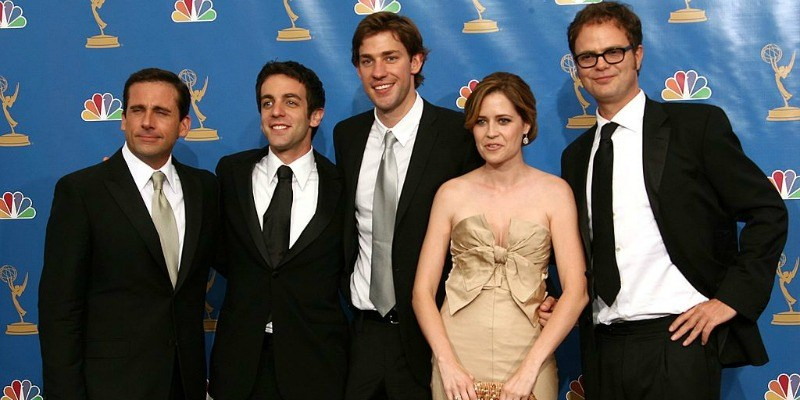
#> input picture celebs.jpg, 800 x 400 px
$ python face-recognition.py
#> lines starting #> are read from the running program, lines starting #| are printed output that depends on the picture; after the words box and inside, x2 and y2 are one past the last pixel; in counts of white or black regions, pixels touching at a corner belong together
import cv2

# Creating a cascade classifier object
face_cascade = cv2.CascadeClassifier("C:/Python36x86x64/Python36/Lib/site-packages/cv2/data/haarcascade_frontalface_default.xml")
eye_cascade = cv2.CascadeClassifier("C:/Python36x86x64/Python36/Lib/site-packages/cv2/data/haarcascade_eye.xml")

# Reading the Image
img = cv2.imread("celebs.jpg")
#> img is the input picture: shape (400, 800, 3); mean B, G, R 90, 86.9, 82.9
# img = cv2.imread("celebs_2.jpg")

# Converting the img to GrayScale
gray_img = cv2.cvtColor(img, cv2.COLOR_BGR2GRAY)
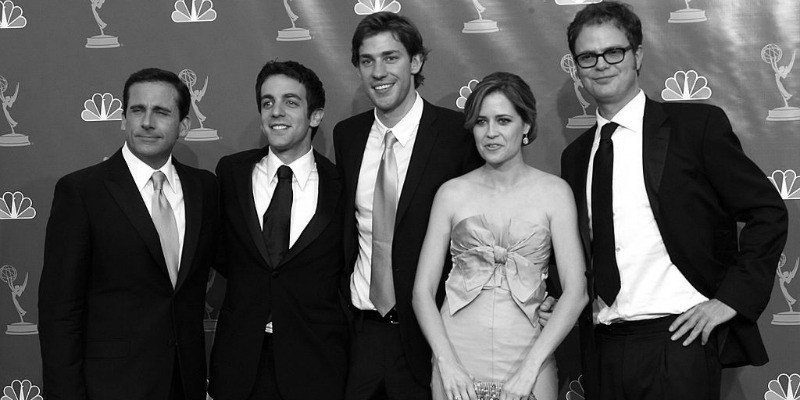
#> gray_img: shape (400, 800); min 0, max 255, mean 86.1

# Search the co-ordinates of the image
faces = face_cascade.detectMultiScale(gray_img, scaleFactor=1.35, minNeighbors=4)
#> faces = [[348, 34, 64, 64], [462, 96, 65, 65], [563, 25, 76, 76], [247, 76, 65, 65], [116, 84, 68, 68]]
for x, y, w, h in faces:
    img = cv2.rectangle(img, (x, y), (x+w, y+h), (0, 255, 0), 4)
#> this loop made 5 passes
#> pass 1, `img = cv2.rectangle(img, (x, y), (x+w, y+h), (0, 255, 0), 4)`:
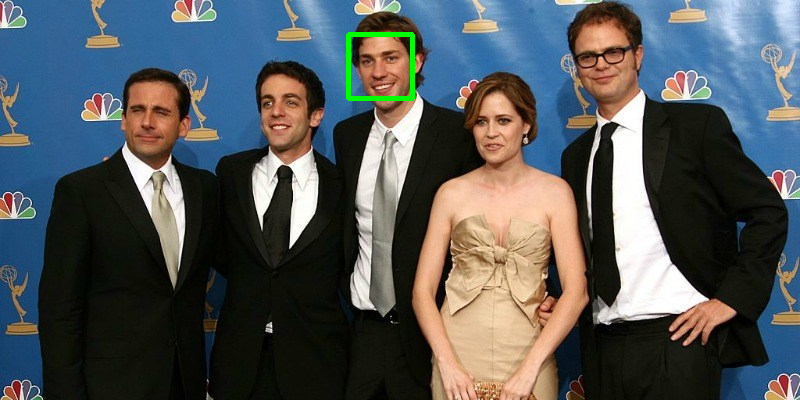
#> img: shape (400, 800, 3); 0.4% of pixels changed, all inside (x1, y1, x2, y2) = (346, 32, 415, 101)
#> pass 2, `img = cv2.rectangle(img, (x, y), (x+w, y+h), (0, 255, 0), 4)`:
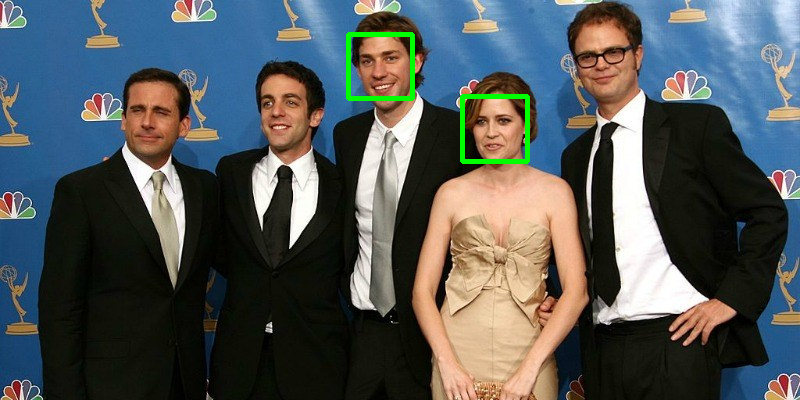
#> img: shape (400, 800, 3); 0.4% of pixels changed, all inside (x1, y1, x2, y2) = (460, 94, 530, 164)
#> pass 3, `img = cv2.rectangle(img, (x, y), (x+w, y+h), (0, 255, 0), 4)`:
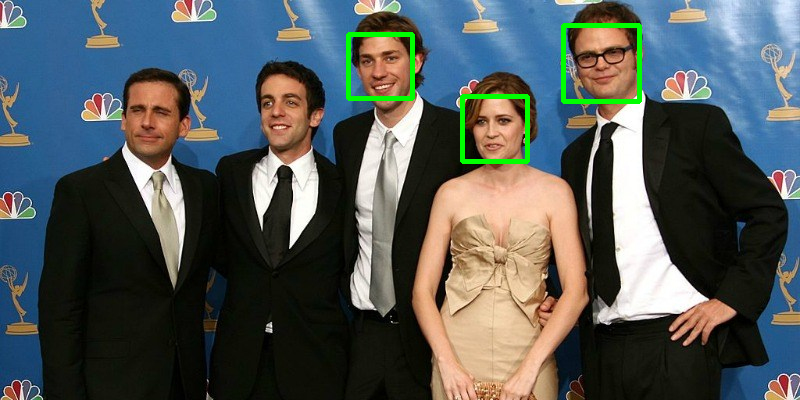
#> img: shape (400, 800, 3); 0.47% of pixels changed, all inside (x1, y1, x2, y2) = (561, 23, 642, 104)
#> after the loop:
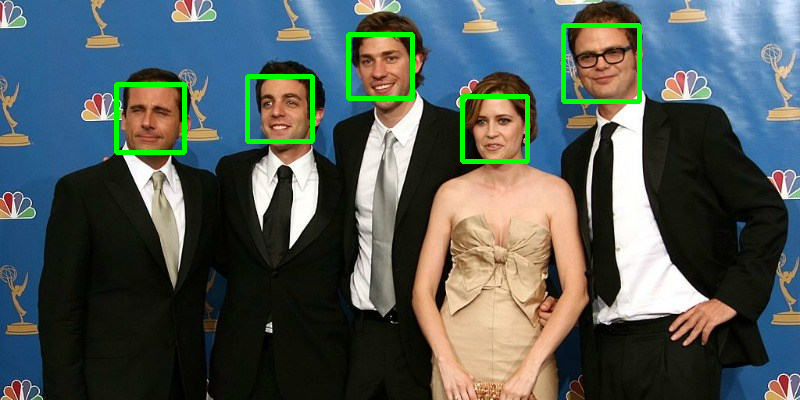
#> img: shape (400, 800, 3); 0.82% of pixels changed, all inside (x1, y1, x2, y2) = (114, 74, 315, 155)
    # [7 lines of commented-out code are left out]
print(type(img))
#| <class 'numpy.ndarray'>
cv2.imshow("Face_Recognition", img)
cv2.waitKey(0)
cv2.destroyAllWindows()

$ run again, with celebs_2.jpg copied over celebs.jpg
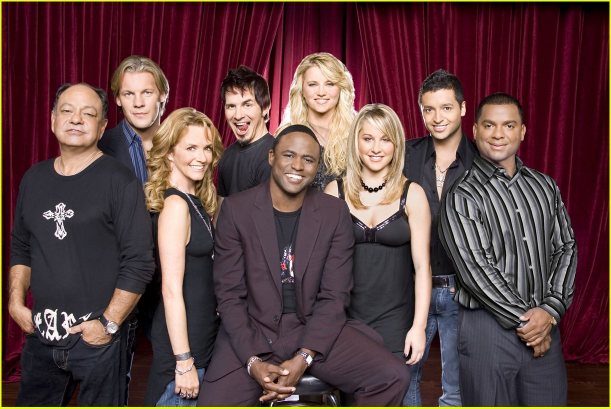
#> input picture celebs_2.jpg, 1222 x 817 px (shown at 1/2 size)
#> img is the input picture: shape (817, 1222, 3); mean B, G, R 64.9, 63.6, 91.9
#> `gray_img = cv2.cvtColor(img, cv2.COLOR_BGR2GRAY)`:
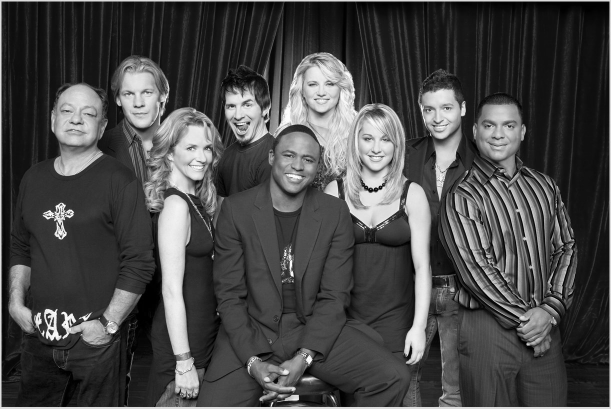
#> gray_img: shape (817, 1222) (shown at 1/2 size); min 0, max 255, mean 72.2
#> faces = [[945, 207, 108, 108], [597, 132, 93, 93], [228, 147, 100, 100], [434, 175, 91, 91], [831, 179, 97, 97], [706, 242, 96, 96], [350, 259, 96, 96], [545, 275, 98, 98], [95, 176, 120, 120]]
#> the loop `for x, y, w, h in faces:` made 9 passes
#> after the loop `for x, y, w, h in faces:`:
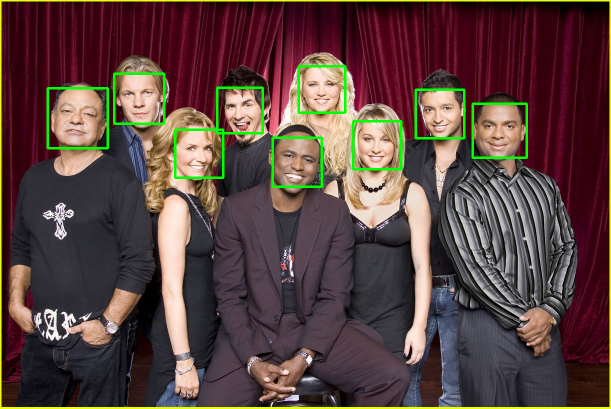
#> img: shape (817, 1222, 3) (shown at 1/2 size); mean B, G, R 63.3, 66.4, 89.5
#| <class 'numpy.ndarray'>

$ run again, with Trifecta.jpg copied over celebs.jpg
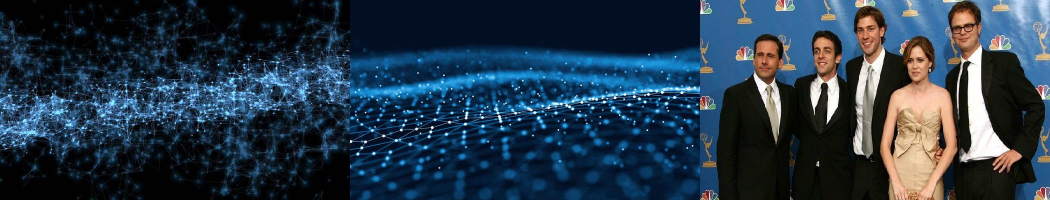
#> input picture Trifecta.jpg, 2100 x 400 px (shown at 1/2 size)
#> img is the input picture: shape (400, 2100, 3); mean B, G, R 73.2, 56.4, 37.9
#> `gray_img = cv2.cvtColor(img, cv2.COLOR_BGR2GRAY)`:
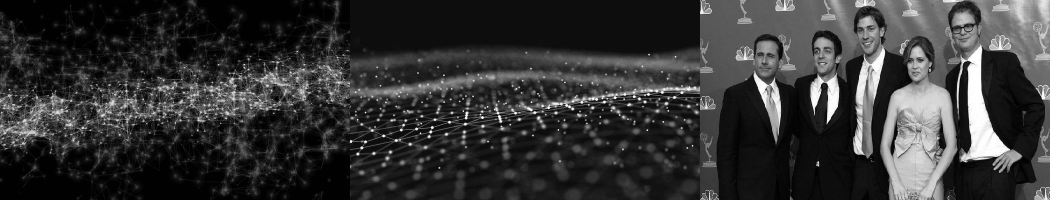
#> gray_img: shape (400, 2100) (shown at 1/2 size); min 0, max 255, mean 52.8
#> faces = [[1701, 34, 64, 64], [1614, 76, 62, 62], [1804, 99, 59, 59], [1892, 28, 70, 70], [1498, 85, 67, 67]]
#> the loop `for x, y, w, h in faces:` made 5 passes
#> after the loop `for x, y, w, h in faces:`:
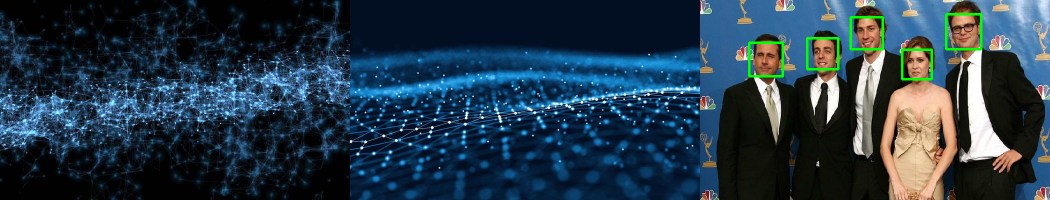
#> img: shape (400, 2100, 3) (shown at 1/2 size); mean B, G, R 72.5, 57.6, 37.2
#| <class 'numpy.ndarray'>

$ run again, with Trifecta_vertical.jpg copied over celebs.jpg
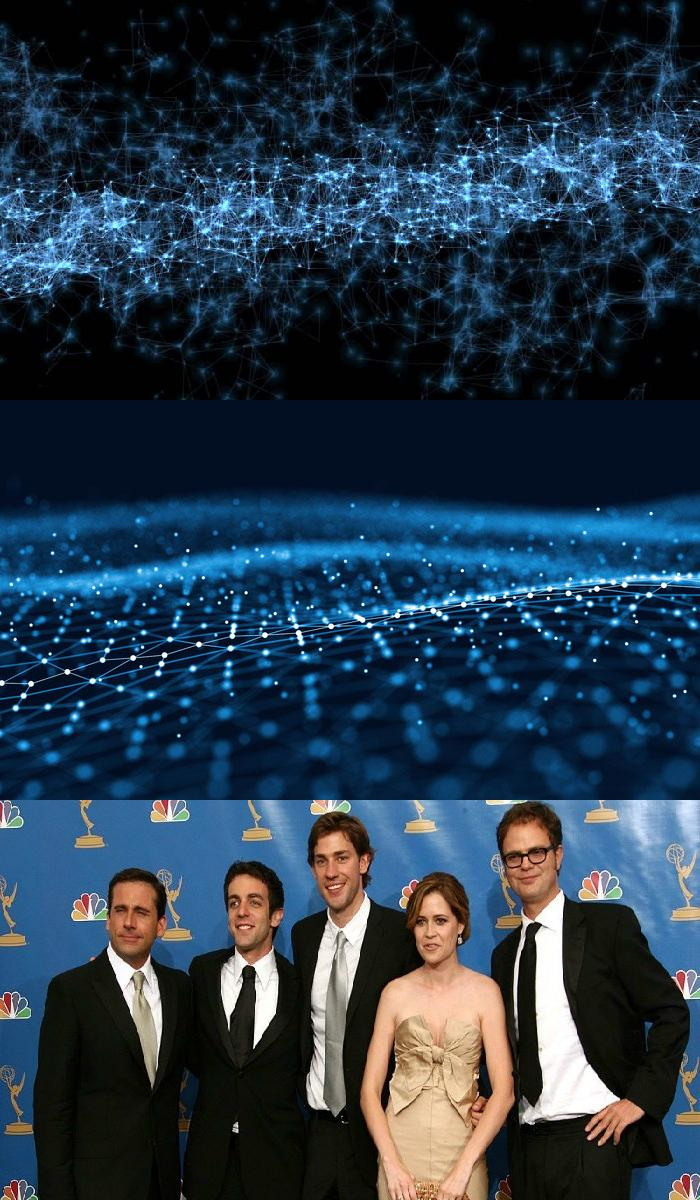
#> input picture Trifecta_vertical.jpg, 700 x 1200 px
#> img is the input picture: shape (1200, 700, 3); mean B, G, R 73.2, 56.4, 37.9
#> `gray_img = cv2.cvtColor(img, cv2.COLOR_BGR2GRAY)`:
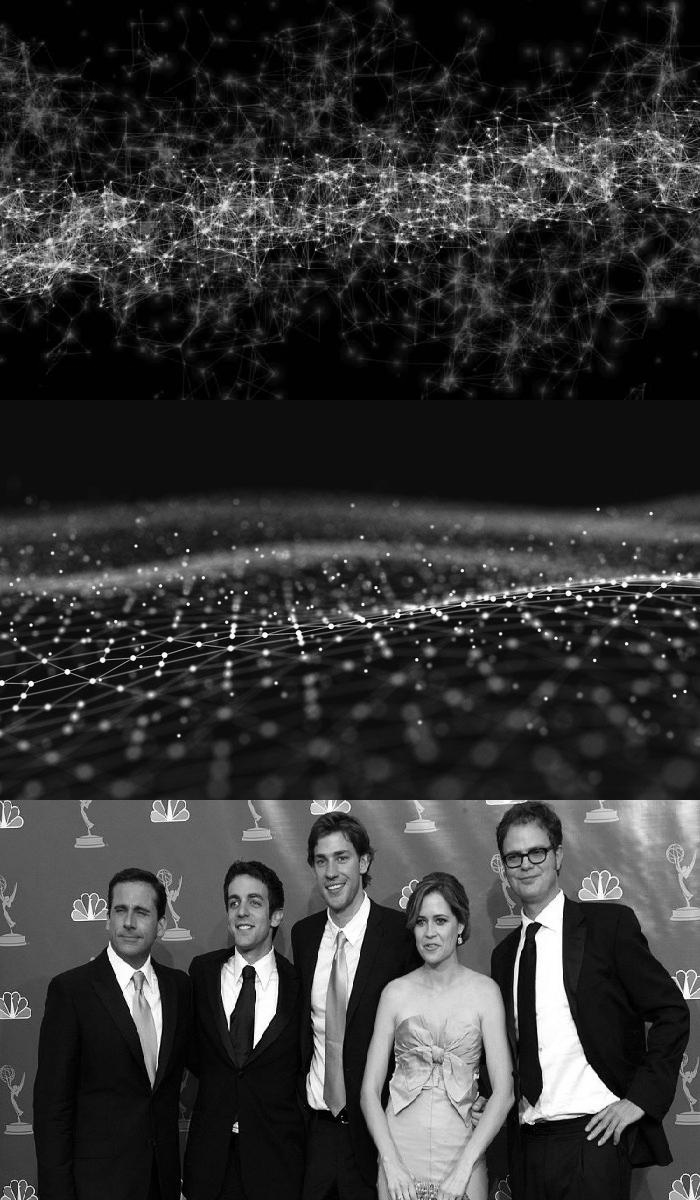
#> gray_img: shape (1200, 700); min 0, max 255, mean 52.7
#> faces = [[301, 834, 64, 64], [100, 887, 62, 62], [402, 897, 62, 62], [491, 828, 70, 70], [213, 875, 65, 65]]
#> the loop `for x, y, w, h in faces:` made 5 passes
#> after the loop `for x, y, w, h in faces:`:
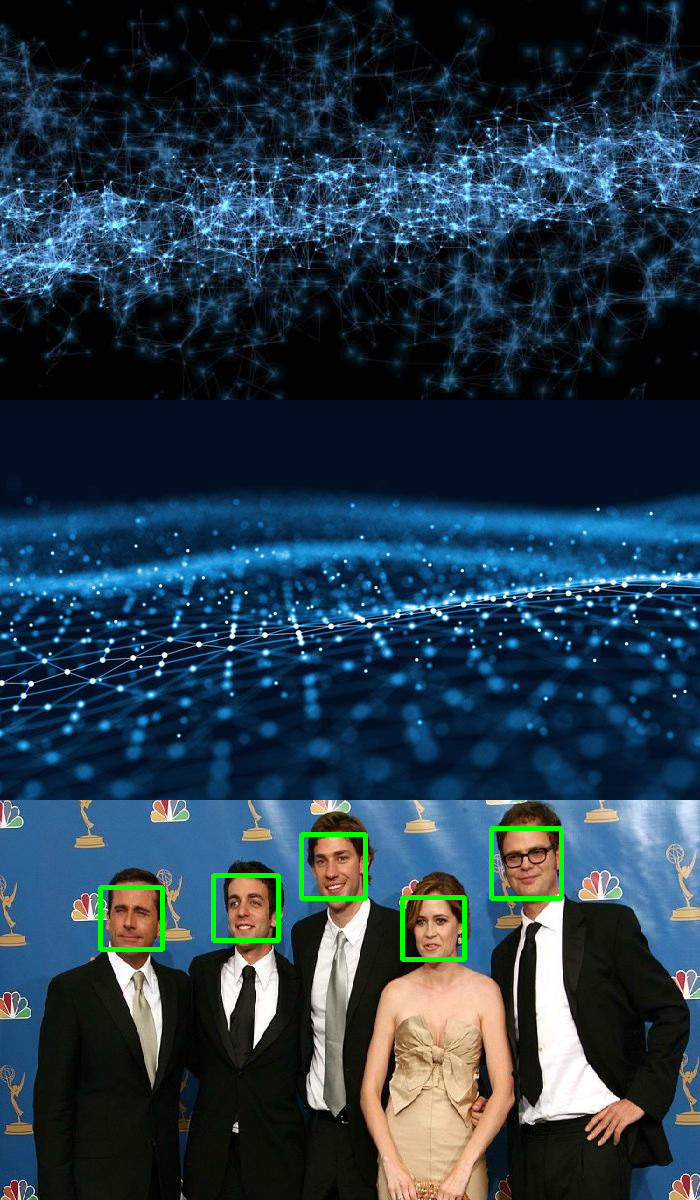
#> img: shape (1200, 700, 3); mean B, G, R 72.5, 57.7, 37.2
#| <class 'numpy.ndarray'>
